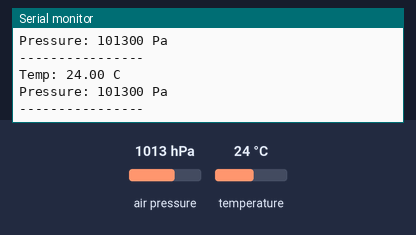
The sketch below on a simulated Arduino Uno, built with avr-gcc and run on an emulated ATmega328P. On the bench: the last lines printed to the serial monitor. The test bench sets the inputs (shaded band); at power-on: air pressure 1013 hPa, temperature 24 °C.

Above: at 2.8 s.
2.9 s: air pressure set to 952 hPa
At 5.2 s:
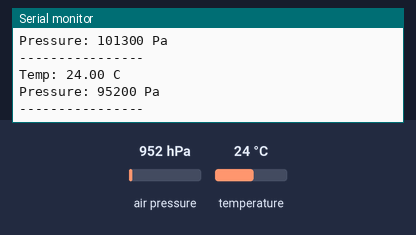
5.6 s: temperature set to 12 °C
At 7.0 s:
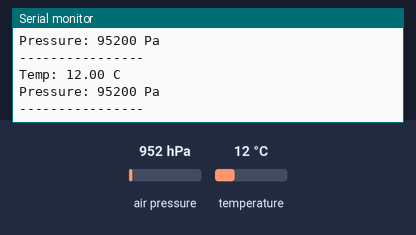
8.3 s: air pressure set to 975 hPa
At 10.5 s:
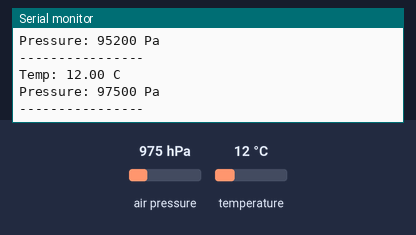
Timing chart, 0 to 12.0 s (numbered marks = the images above; inputs shaded):
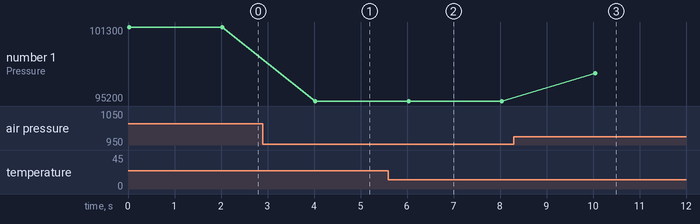

Measured:
- after the input at 2.9 s, the serial monitor: prints a new line after 1.1 s (image 1)
- after the input at 5.6 s, the serial monitor: prints a new line after 0.42 s (image 2)
- after the input at 8.3 s, the serial monitor: prints a new line after 1.7 s (image 3)
- plotted number 1: 101300 → 95200 after the input at 2.9 s, 95200 → 97500 after the input at 8.3 s

The sketch:

BMP180sensor.ino
```cpp
#include <Wire.h>
#include <Adafruit_BMP085.h>

Adafruit_BMP085 bmp;

void setup() {
  Serial.begin(9600);

  if (!bmp.begin()) {
    Serial.println("BMP180 not found");
    while (1);
  }

  Serial.println("BMP180 Ready");
}

void loop() {

  Serial.print("Temp: ");
  Serial.print(bmp.readTemperature());
  Serial.println(" C");

  Serial.print("Pressure: ");
  Serial.print(bmp.readPressure());
  Serial.println(" Pa");

  Serial.println("----------------");
  delay(2000);
}
```
